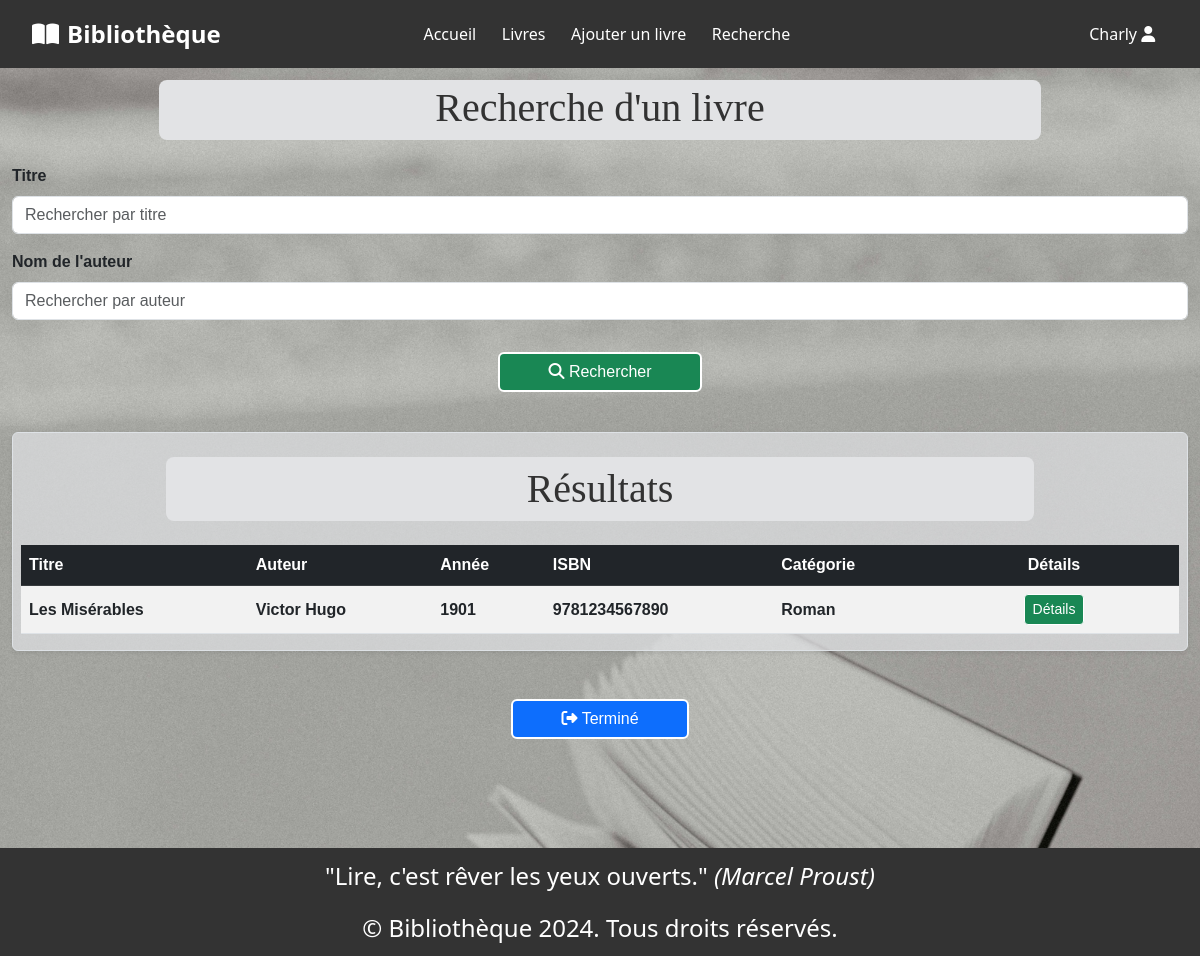
Page /views/search.php?title=Les Misérables (signed in) on the committed database.
### tables this page shows
CREATE TABLE `livres` (
  `id` int(11) NOT NULL,
  `titre` varchar(255) NOT NULL,
  `auteur_id` int(11) NOT NULL,
  `annee_publication` int(4) NOT NULL,
  `isbn` varchar(20) NOT NULL,
  `categorie_id` int(11) DEFAULT NULL,
  `description` text,
  `date_ajout` timestamp NOT NULL DEFAULT CURRENT_TIMESTAMP
);

CREATE TABLE `auteurs` (
  `id` int(11) NOT NULL,
  `auteur` varchar(100) NOT NULL,
  `biographie` text
);

CREATE TABLE `categories` (
  `id` int(11) NOT NULL,
  `nom` varchar(50) NOT NULL
);

### config/db.php (called while the page is built, shortened)
<?php
class Db {
    private $connection;
    public function __construct() {
        $this->connect();
    }
    private function connect() {
        try {
            $this->connection = new PDO("mysql:host=" . self::SERVER_NAME . ";dbname=" . self::DBNAME,
                                self::USERNAME, self::PASSWORD);
            $this->connection->setAttribute(PDO::ATTR_ERRMODE, PDO::ERRMODE_EXCEPTION);
            $this->connection->query('SET NAMES utf8');
        } catch (PDOException $exception) {
            die("Erreur de connexion : " . $exception->getMessage());
        }
    }
    public function getConnection(): PDO {
        return $this->connection;
    }
}
?>

### classes/Bibliotheque.php (called while the page is built, shortened)
<?php
class LibraryManager
{
    protected $connection;
    public function __construct() {
        $db = new Db();
        $this->connection = $db->getConnection();
    }
    public function searchBooks($title, $authorName) {
        $query = "SELECT * FROM livres WHERE 1=1";
        $params = [];
        if (!empty($title)) {
            $query .= " AND titre LIKE :title";
            $params[':title'] = '%' . $title . '%';
        }
        $stmt = $this->connection->prepare($query);
        $stmt->execute($params);
        return $stmt->fetchAll(PDO::FETCH_ASSOC);
    }
    public function getAuthorNameById($authorId) {
        $query = "SELECT auteur FROM auteurs WHERE id = :id";
        $stmt = $this->connection->prepare($query);
        $stmt->execute([':id' => $authorId]);
        $result = $stmt->fetch(PDO::FETCH_ASSOC);
        return $result ? $result['auteur'] : 'Auteur inconnu';
    }
    public function getCategoryNameById($categoryId) {
        $query = "SELECT nom FROM categories WHERE id = :id";
        $stmt = $this->connection->prepare($query);
        $stmt->execute([':id' => $categoryId]);
        $result = $stmt->fetch(PDO::FETCH_ASSOC);
        return $result ? $result['nom'] : 'Catégorie inconnue';
    }
}

### config/init.php (called while the page is built, shortened)
<?php
include '../templates/header.php';
require_once '../config/db.php';
require_once '../classes/Bibliotheque.php';
$libraryManager = new LibraryManager();
?>

### views/search.php (the view, shortened to what this page needs)
<?php
require '../config/init.php';
$books = [];
if ($_SERVER['REQUEST_METHOD'] === 'GET' && (!empty($_GET['title']) || !empty($_GET['authorName']))) {
    $title = $_GET['title'] ?? '';
    $authorName = $_GET['authorName'] ?? '';
    $books = $libraryManager->searchBooks($title, $authorName);
}
?>
<div class="container">
    <h1 id="book-list" class="text-center rounded-3 bg-secondary-subtle pt-1 pb-2 mx-auto mb-4 w-75">Recherche d'un livre</h1>
    <form method="GET" action="">
        <div class="mb-3 fw-bold">
            <label for="title" class="form-label">Titre</label>
            <input type="text" name="title" id="title" class="form-control" placeholder="Rechercher par titre">
        </div>
        <div class="mb-3 fw-bold">
            <label for="authorName" class="form-label">Nom de l'auteur</label>
            <input type="text" name="authorName" id="authorName" class="form-control" placeholder="Rechercher par auteur">
        </div>
        <div class="text-center mb-3">
            <button type="submit" class="btn btn-success border-2 border-white mt-3 mb-4 px-5"><i class="fas fa-search"></i> Rechercher</button>
        </div>
    </form>
    <?php if (!empty($_GET['title']) || !empty($_GET['authorName'])): ?>
        <div class="card border shadow-sm px-2">
            <h1 id="book-list" class="text-center rounded-3 bg-secondary-subtle py-2 mx-auto m-4 w-75">Résultats</h1>
            <table class="table table-striped bg-dark-subtle">
                <thead>
                    <tr class="table-dark">
                        <th class="col-title">Titre</th>
                        <th class="col-author">Auteur</th>
                        <th class="col-year">Année</th>
                        <th class="col-isbn">ISBN</th>
                        <th class="col-category">Catégorie</th>
                        <th class="col-details text-center">Détails</th>
                    </tr>
                </thead>
                <tbody>
                    <?php if (empty($books)): ?>
                        <tr>
                            <td colspan="6" class="text-center">Aucun résultat trouvé.</td>
                        </tr>
                    <?php else: ?>
                        <?php foreach ($books as $book): ?>
                            <tr class="align-middle">
                                <td class="col-title fw-bold"><?= htmlspecialchars($book['titre']); ?></td>
                                <td class="col-author fw-bold"><?= htmlspecialchars($libraryManager->getAuthorNameById($book['auteur_id'])); ?></td>
                                <td class="col-year fw-bold"><?= htmlspecialchars($book['annee_publication']); ?></td>
                                <td class="col-isbn fw-bold"><?= htmlspecialchars($book['isbn']); ?></td>
                                <td class="col-category fw-bold"><?= htmlspecialchars($libraryManager->getCategoryNameById($book['categorie_id'])); ?></td>
                                <td class="col-details col-actions-size align-middle text-center"><a href="details.php?id=<?= htmlspecialchars($book['id']); ?>" class="btn btn-success border-1 border-white btn-sm btn-details">Détails</a></td>
                            </tr>
                        <?php endforeach; ?>
                    <?php endif; ?>
                </tbody>
            </table>
        </div>
        <div class="text-center mt-5">
            <div class="row justify-content-center g-3">
                <div class="col-12 col-md-6 col-lg-3">
                    <a href="list.php" class="btn btn-primary border-2 border-white px-5">
                        <i class="fas fa-right-from-bracket"></i> Terminé</a>
                </div>
            </div>
        </div>
    <?php endif; ?>
</div>
<?php include '../templates/footer.php';

### assets/css/style.css (style rules this page uses)
body { margin: 0; padding: 0; background-image: url(../img/fond.jpg); background-size: cover; background-position: center; background-repeat: no-repeat; }
.container { min-height: 86vh; max-width: 100%; margin: 80px auto; font-family: Arial, sans-serif; }
h1, h3, .lead { font-family: "Playfair Display", serif; font-weight: 500; color: rgb(50, 50, 50); }
.card { margin-bottom: 20px; }
.card.border.shadow-sm { border: 1px solid #8f8181; background-color: rgba(226, 227, 229, 0.7); }
.col-actions-size { width: 250px; }

### rows in the picture
livres: titre "Les Misérables", auteur.auteur "Victor Hugo", annee_publication "1901", isbn "9781234567890", categorie.nom "Roman"

### other values in the picture
$_SESSION['name'] "Charly"
